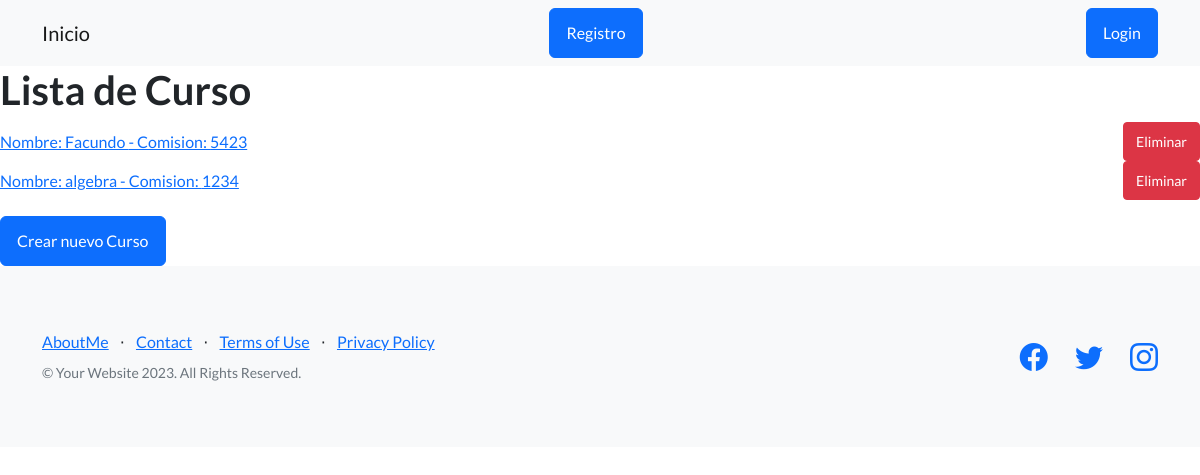
The page /pagweb/lista_curso on the database as committed earlier.
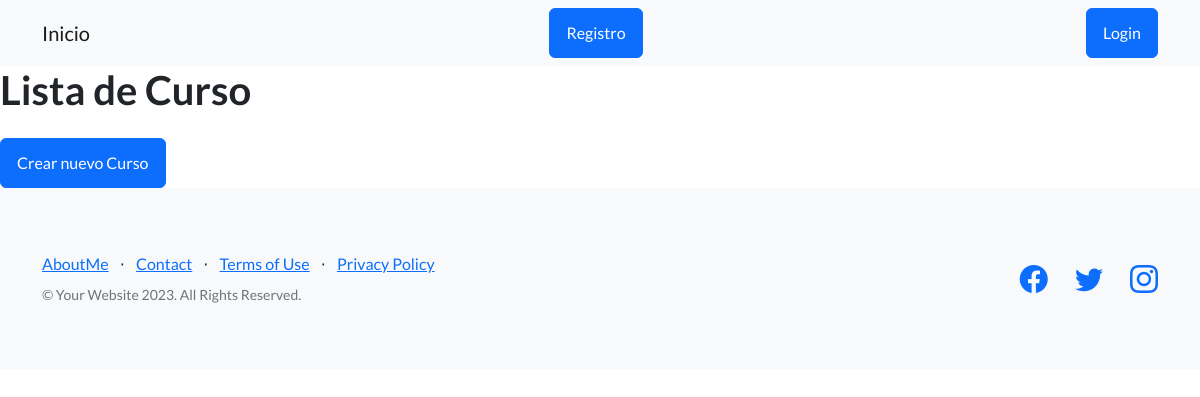
The same page on the database as committed later.
### pagweb/models.py (models this page shows, shortened)
class Curso(models.Model):
    nombre=models.CharField(max_length=50)
    comision=models.IntegerField()

### pagweb/views.py (the view)
# urls.py: path('lista_curso', views.CursoListView.as_view(), name="lista_curso"),
class CursoListView(ListView):
    model = Curso
    context_object_name = "curso"
    template_name = 'lista_curso.html'

### pagweb/Template/lista_curso.html (shortened to what this page needs)
{% extends 'padre.html' %}
{% load static %}
{% block titulo %}
<h1>Lista de Curso</h1>
{% endblock titulo %}
    {% block contenidoquecambia %}
    {% for curso in curso %}
        <li class="list-group-item">
            <div class="d-flex justify-content-between align-items-center">
                <a href="{% url 'pagweb:editar_curso' curso.pk %}">Nombre: {{curso.nombre}} - Comision: {{curso.comision}}</a>
                <div>
                    <a href="{% url 'pagweb:eliminar_curso' curso.pk %}" class="btn btn-danger btn-sm ml-2">Eliminar</a>
                </div>
            </div>
        </li>
    {% endfor %}
    <a href="{% url 'pagweb:curso_form' %}" class="btn btn-primary mt-3">Crear nuevo Curso</a>
    {% endblock contenidoquecambia %}

### pagweb/Template/padre.html (shortened to what this page needs)
{% load static %}
<!DOCTYPE html>
<html lang="en">
    <head>
        <link href="https://cdn.jsdelivr.net/npm/bootstrap-icons@1.5.0/font/bootstrap-icons.css" rel="stylesheet" type="text/css" />
        <link href="{% static 'css/styles.css' %}" rel="stylesheet" />
    </head>
    <body>
        <nav class="navbar navbar-light bg-light static-top">
            <div class="container">
                {% if user.is_authenticated %}
                <a class="navbar-brand" href="http://127.0.0.1:8000/pagweb/">Inicio</a>
                <a class="navbar-brand" href="http://127.0.0.1:8000/pagweb/curso_form/">Cursos</a>
                <a class="navbar-brand" href="http://127.0.0.1:8000/pagweb/alumno_form/">Alumnos</a>
                <a class="navbar-brand" href="http://127.0.0.1:8000/pagweb/profesor_form/">Profesor</a>
                <a class="navbar-brand" href="http://127.0.0.1:8000/pagweb/lista_post/">Articulos Universitarios</a>
                <a class="navbar-brand" href="http://127.0.0.1:8000/pagweb/base_datos/">BASE DE DATOS</a>
                <div class="navbar-brand">
                    <a href="http://127.0.0.1:8000/pagweb/editar_perfil/">
                        {% if request.user.avatar %}
                        <img src="{{ user.avatar.image.url }}" alt="{{request.user.username}}" height="48px">
                        {% else %}
                        {{ request.user.username }}
                        {% endif %}
                    Perfil</a>
                    <a class="btn btn-primary" href="http://127.0.0.1:8000/pagweb/logout/">Cerrar Sesion</a>
                </div>
                {% else %}
                <a class="navbar-brand" href="http://127.0.0.1:8000/pagweb/">Inicio</a>
                <a class="btn btn-primary" href="http://127.0.0.1:8000/pagweb/registro/">Registro</a>
                <a class="btn btn-primary" href="http://127.0.0.1:8000/pagweb/login/">Login</a>
                {% endif %}
            </div>
        </nav>
        {% block titulo %}
        {% endblock titulo %}
        {% block contenidoquecambia %}
        {% endblock contenidoquecambia %}
        <footer class="footer bg-light">
            <div class="container">
                <div class="row">
                    <div class="col-lg-6 h-100 text-center text-lg-start my-auto">
                        <ul class="list-inline mb-2">
                            <li class="list-inline-item"><a href="http://127.0.0.1:8000/pagweb/aboutme/">AboutMe</a></li>
                            <li class="list-inline-item">⋅</li>
                            <li class="list-inline-item"><a href="#!">Contact</a></li>
                            <li class="list-inline-item">⋅</li>
                            <li class="list-inline-item"><a href="#!">Terms of Use</a></li>
                            <li class="list-inline-item">⋅</li>
                            <li class="list-inline-item"><a href="#!">Privacy Policy</a></li>
                        </ul>
                        <p class="text-muted small mb-4 mb-lg-0">&copy; Your Website 2023. All Rights Reserved.</p>
                    </div>
                    <div class="col-lg-6 h-100 text-center text-lg-end my-auto">
                        <ul class="list-inline mb-0">
                            <li class="list-inline-item me-4">
                                <a href="#!"><i class="bi-facebook fs-3"></i></a>
                            </li>
                            <li class="list-inline-item me-4">
                                <a href="#!"><i class="bi-twitter fs-3"></i></a>
                            </li>
                            <li class="list-inline-item">
                                <a href="#!"><i class="bi-instagram fs-3"></i></a>
                            </li>
                        </ul>
                    </div>
                </div>
            </div>
        </footer>
    </body>
</html>

Rows that differ between the two databases and show on the page:
removed Curso: nombre "Facundo", comision "5423"
removed Curso: nombre "algebra", comision "1234"
